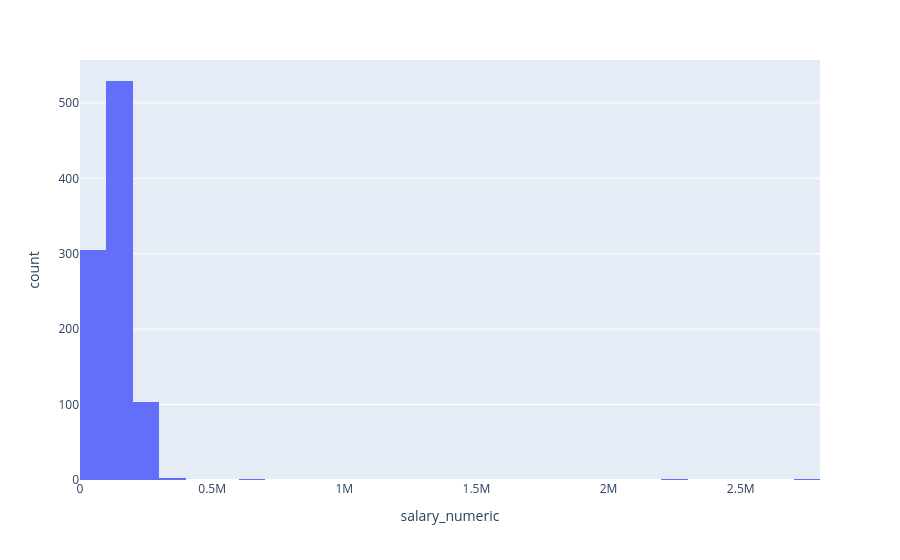

Source (notebook cell):
### Markdown cell above
## 3. Salary Distribution ##

### Code cell
fig = px.histogram(
    df,
    x="salary_numeric",
    nbins=30
)

fig.show()

fig.write_html(
    "../outputs/figures/salary_distribution_interactive.html"
)

### Figure 1 — Plotly figure (JSON) as saved in the notebook; plotly's stock layout.template omitted (floating-point values rounded to 4 significant figures; data arrays with more than 128 entries replaced by an {"elided": "..."} marker saying what was removed)
{"data": [{"bingroup": "x", "hovertemplate": "salary_numeric=%{x}<br>count=%{y}<extra></extra>", "legendgroup": "", "marker": {"color": "#636efa", "pattern": {"shape": ""}}, "name": "", "nbinsx": 30, "orientation": "v", "showlegend": false, "type": "histogram", "x": {"elided": "944 float values"}, "xaxis": "x", "yaxis": "y"}], "layout": {"barmode": "relative", "legend": {"tracegroupgap": 0}, "margin": {"t": 60}, "xaxis": {"anchor": "y", "domain": [0, 1], "title": {"text": "salary_numeric"}}, "yaxis": {"anchor": "x", "domain": [0, 1], "title": {"text": "count"}}}}
